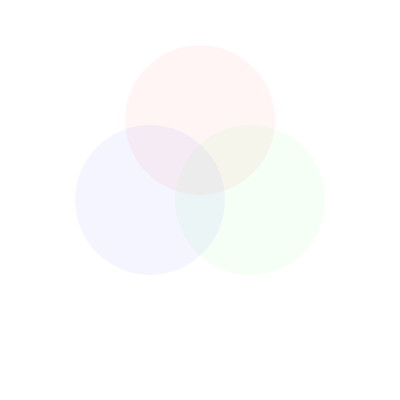
Frame 1 (no input)
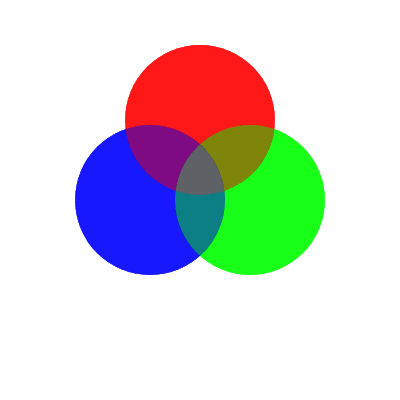
Frame 60 (no input)
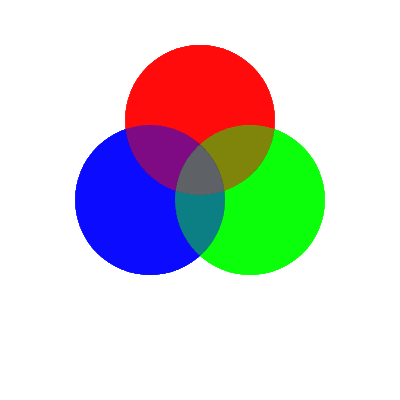
Frame 120 (the mouse pressed at the canvas centre since frame 60)

The p5.js sketch that drew these frames (run headless with seeded random() and noise() and a simulated clock; from frame 60 on, the mouse is pressed at the canvas centre):

// p5.js sketch
// ── sketch.js
function setup() {
  createCanvas(400, 400);
}

function draw() {
  noStroke();
  fill(255, 0, 0, 10); // Red with transparency
  ellipse(200, 120, 150);

  fill(0, 255, 0, 10); // Green with transparency
  ellipse(250, 200, 150);

  fill(0, 0, 255, 10); // Blue with transparency
  ellipse(150, 200, 150);
}
